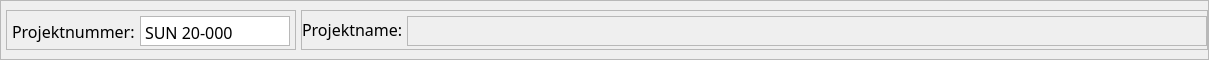
      <widget class="QFrame" name="frame01">
       <property name="sizePolicy">
        <sizepolicy hsizetype="MinimumExpanding" vsizetype="MinimumExpanding">
         <horstretch>0</horstretch>
         <verstretch>0</verstretch>
        </sizepolicy>
       </property>
       <property name="maximumSize">
        <size>
         <width>16777215</width>
         <height>60</height>
        </size>
       </property>
       <property name="frameShape">
        <enum>QFrame::StyledPanel</enum>
       </property>
       <property name="frameShadow">
        <enum>QFrame::Raised</enum>
       </property>
       <layout class="QHBoxLayout" name="horizontalLayout_10">
        <property name="spacing">
         <number>5</number>
        </property>
        <property name="leftMargin">
         <number>5</number>
        </property>
        <property name="topMargin">
         <number>5</number>
        </property>
        <property name="rightMargin">
         <number>0</number>
        </property>
        <property name="bottomMargin">
         <number>5</number>
        </property>
        <item>
         <widget class="QFrame" name="frame010">
          <property name="sizePolicy">
           <sizepolicy hsizetype="MinimumExpanding" vsizetype="MinimumExpanding">
            <horstretch>0</horstretch>
            <verstretch>0</verstretch>
           </sizepolicy>
          </property>
          <property name="minimumSize">
           <size>
            <width>200</width>
            <height>40</height>
           </size>
          </property>
          <property name="maximumSize">
           <size>
            <width>300</width>
            <height>40</height>
           </size>
          </property>
          <property name="frameShape">
           <enum>QFrame::StyledPanel</enum>
          </property>
          <property name="frameShadow">
           <enum>QFrame::Raised</enum>
          </property>
          <layout class="QHBoxLayout" name="horizontalLayout_5">
           <property name="spacing">
            <number>5</number>
           </property>
           <property name="leftMargin">
            <number>5</number>
           </property>
           <property name="topMargin">
            <number>5</number>
           </property>
           <property name="rightMargin">
            <number>5</number>
           </property>
           <property name="bottomMargin">
            <number>5</number>
           </property>
           <item>
            <widget class="QLabel" name="project_label">
             <property name="sizePolicy">
              <sizepolicy hsizetype="MinimumExpanding" vsizetype="MinimumExpanding">
               <horstretch>0</horstretch>
               <verstretch>0</verstretch>
              </sizepolicy>
             </property>
             <property name="minimumSize">
              <size>
               <width>100</width>
               <height>30</height>
              </size>
             </property>
             <property name="maximumSize">
              <size>
               <width>150</width>
               <height>30</height>
              </size>
             </property>
             <property name="sizeIncrement">
              <size>
               <width>0</width>
               <height>0</height>
              </size>
             </property>
             <property name="font">
              <font>
               <family>Sitka Heading</family>
               <pointsize>12</pointsize>
               <italic>false</italic>
               <bold>false</bold>
              </font>
             </property>
             <property name="text">
              <string>Projektnummer:</string>
             </property>
             <property name="wordWrap">
              <bool>false</bool>
             </property>
            </widget>
           </item>
           <item>
            <widget class="QPlainTextEdit" name="project">
             <property name="minimumSize">
              <size>
               <width>150</width>
               <height>30</height>
              </size>
             </property>
             <property name="maximumSize">
              <size>
               <width>200</width>
               <height>30</height>
              </size>
             </property>
             <property name="font">
              <font>
               <family>Sitka Heading</family>
               <pointsize>12</pointsize>
               <italic>false</italic>
               <bold>false</bold>
              </font>
             </property>
             <property name="inputMethodHints">
              <set>Qt::ImhMultiLine</set>
             </property>
             <property name="verticalScrollBarPolicy">
              <enum>Qt::ScrollBarAlwaysOff</enum>
             </property>
             <property name="horizontalScrollBarPolicy">
              <enum>Qt::ScrollBarAlwaysOff</enum>
             </property>
             <property name="sizeAdjustPolicy">
              <enum>QAbstractScrollArea::AdjustToContents</enum>
             </property>
             <property name="tabChangesFocus">
              <bool>false</bool>
             </property>
             <property name="plainText">
              <string>SUN 20-000</string>
             </property>
            </widget>
           </item>
          </layout>
         </widget>
        </item>
        <item>
         <widget class="QFrame" name="frame011">
          <property name="enabled">
           <bool>true</bool>
          </property>
          <property name="sizePolicy">
           <sizepolicy hsizetype="MinimumExpanding" vsizetype="Minimum">
            <horstretch>0</horstretch>
            <verstretch>0</verstretch>
           </sizepolicy>
          </property>
          <property name="minimumSize">
           <size>
            <width>150</width>
            <height>40</height>
           </size>
          </property>
          <property name="maximumSize">
           <size>
            <width>16777215</width>
            <height>40</height>
           </size>
          </property>
          <property name="frameShape">
           <enum>QFrame::StyledPanel</enum>
          </property>
          <property name="frameShadow">
           <enum>QFrame::Raised</enum>
          </property>
          <layout class="QHBoxLayout" name="horizontalLayout_6">
           <property name="spacing">
            <number>5</number>
           </property>
           <property name="leftMargin">
            <number>0</number>
           </property>
           <property name="topMargin">
            <number>5</number>
           </property>
           <property name="rightMargin">
            <number>0</number>
           </property>
           <property name="bottomMargin">
            <number>5</number>
           </property>
           <item alignment="Qt::AlignVCenter">
            <widget class="QLabel" name="project_name_label">
             <property name="sizePolicy">
              <sizepolicy hsizetype="MinimumExpanding" vsizetype="MinimumExpanding">
               <horstretch>0</horstretch>
               <verstretch>0</verstretch>
              </sizepolicy>
             </property>
             <property name="minimumSize">
              <size>
               <width>0</width>
               <height>0</height>
              </size>
             </property>
             <property name="maximumSize">
              <size>
               <width>100</width>
               <height>30</height>
              </size>
             </property>
             <property name="sizeIncrement">
              <size>
               <width>0</width>
               <height>0</height>
              </size>
             </property>
             <property name="font">
              <font>
               <family>Sitka Heading</family>
               <pointsize>12</pointsize>
               <italic>false</italic>
               <bold>false</bold>
              </font>
             </property>
             <property name="text">
              <string>Projektname:</string>
             </property>
            </widget>
           </item>
           <item alignment="Qt::AlignLeft|Qt::AlignVCenter">
            <widget class="QPlainTextEdit" name="project_name">
             <property name="enabled">
              <bool>false</bool>
             </property>
             <property name="sizePolicy">
              <sizepolicy hsizetype="MinimumExpanding" vsizetype="MinimumExpanding">
               <horstretch>0</horstretch>
               <verstretch>0</verstretch>
              </sizepolicy>
             </property>
             <property name="minimumSize">
              <size>
               <width>800</width>
               <height>30</height>
              </size>
             </property>
             <property name="maximumSize">
              <size>
               <width>16777215</width>
               <height>30</height>
              </size>
             </property>
             <property name="font">
              <font>
               <family>Sitka Heading</family>
               <pointsize>12</pointsize>
               <italic>false</italic>
               <bold>false</bold>
              </font>
             </property>
             <property name="verticalScrollBarPolicy">
              <enum>Qt::ScrollBarAlwaysOff</enum>
             </property>
             <property name="horizontalScrollBarPolicy">
              <enum>Qt::ScrollBarAlwaysOff</enum>
             </property>
             <property name="sizeAdjustPolicy">
              <enum>QAbstractScrollArea::AdjustToContents</enum>
             </property>
             <property name="plainText">
              <string/>
             </property>
            </widget>
           </item>
          </layout>
         </widget>
        </item>
       </layout>
      </widget>
